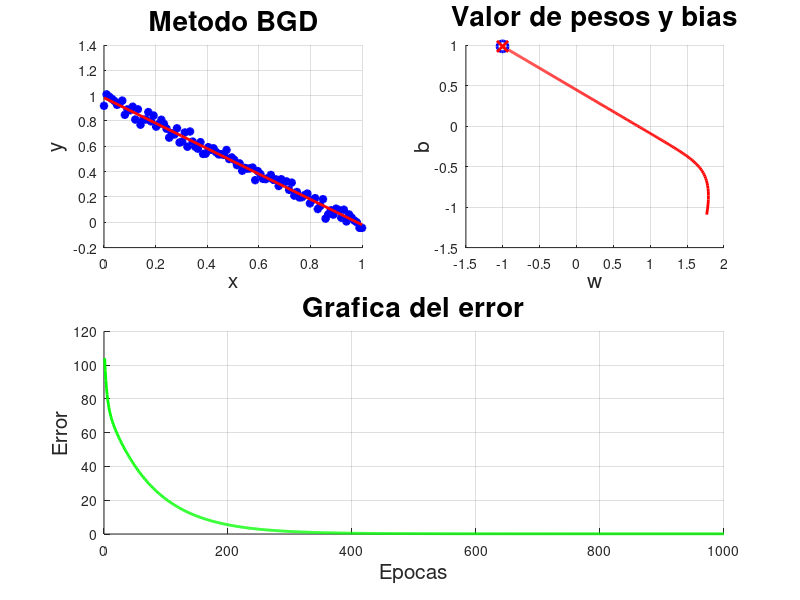

Recreate this plot in MATLAB.
% Ian Mu;oz Nu;ez - Adaline
% Desarrollar un código en el que un Adaline sea capaz de aproximar una
% función generada con datos aleatorios utilizando dos tipos de métodos,
% el SGD (Stochastic Gradient Descent) y BDG (Batch Gradient Descent)
% para comparar su funcionamiento
%%%%%%%%%%%%%
%%%% SGD %%%%
%%%%%%%%%%%%%
% Realiza un ajuste de pesos y bias con cada uno de los patrones de
% entrada, al hacer esto, se ajusta en pocas epocas, pero con muchos
% patrones de entrada se vuelve lento y tarda más tiempo en terminar
% el entrenamiento y alcanzar un ajuste óptimo.
%%%%%%%%%%%%%
%%%% BGD %%%%
%%%%%%%%%%%%%
% Este método realiza el ajuste de pesos y bias utilizando todos los
% patrones de entrada, debido a esto, el ajuste optimo tarda más
% epocas en ser alcanzado, pero al haber muchos patrones de entrada
% no afecta mucho al tiempo de entrenamiento ni a los recursos
% computacionales

close all
clear
clc

xl = -0.02; % Limite inferior para generar salidas deseadas aleatorias
xu = 0.02; % Limite superior para generar salidas deseadas aleatorias
n = 100; % Numero de patrones de entrada y salidas deseadas

x = linspace(0,1,n); % Patrones de entrada
d = (1-x) + (xl+(xu-xl)*randn(1,n)); % Salida deseada
eta = 1e-1; % Factor de aprendizaje
epocas = 1000; % Numero de iteraciones

p = size(x,2); % Numero de patrones de entrada
t = 0:0.1:1; % Salida deseada
w = -2+(2+2)*rand(); % Peso sinaptico aleatorio entre -2 y 2
b = -2+(2+2)*rand(); % Bias aleatorio entre -2 y 2

pw = []; % Arreglo para guardar el valor de los pesos sinapticos
pb = []; % Arreglo para guardar el valor del bias

for epoca= 1:epocas
    pw = [pw, w]; % Se guarda el valor del peso en el arreglo
    pb = [pb, b]; % Se guarda el valor del bias en el arreglo

    y = w'*x + b; % Interaccion de la entrada con los pesos y el bias

    e = d - y; % Error entre la salida deseada y la obtenida
    w = w + (eta/p)*e*x'; % Ajuste de pesos sinapticos
    b = b + (eta/p)*sum(e); % Ajuste del valor del bias

    %% Animacion
    % px = [0,-b/w];
    % py = [b,0];
    % m = (py(2)-py(1))/(px(2)-px(1));
    % f = m*(t-px(1)) + py(1);
    % cla
    % hold on
    % grid on
    % title(epoca, 'FontSize', 20)
    % xlabel('x', 'FontSize', 15)
    % ylabel('y', 'FontSize', 15)
    % plot(x, d, 'b*', 'LineWidth', 2)
    % plot(t, f, 'r-', 'LineWidth', 2)
    % drawnow

    J(epoca) = sum((d'-(x'*w+b)).^2); % Se guarda el error del Adaline
end

px = [0,-b/w]; % Posiciones en 'x' para los puntos que definen al hiperplano
py = [b,0]; % Posiciones en 'y' para los puntos que definen al hiperplano
m = (py(2)-py(1))/(px(2)-px(1)); % Pendiente del hiperplano
f = m*(t-px(1)) + py(1); % Funcion del hiperplano

figure(1)

subplot(2,2,1) % Grafica de los patrones de entrada, salida deseada y el hiperplano
hold on
grid on
title("Metodo BGD", 'FontSize', 20)
xlabel('x', 'FontSize', 15)
ylabel('y', 'FontSize', 15)
plot(x, d, 'b*', 'LineWidth', 2) % Patrones de entrada y salida deseada
plot(t, f, 'r-', 'LineWidth', 2) % Hiperplano separador

subplot(2,2,2) % Grafica de los valores de pesos sinapticos y bias
hold on
grid on
title("Valor de pesos y bias", 'FontSize', 20)
xlabel('w', 'FontSize', 15)
ylabel('b', 'FontSize', 15)
plot(pw, pb, 'r-', 'LineWidth', 2) % Posiciones de los valores de pesos sinapticos y bias
% Posicion final de los pesos sinapticos y bias
plot(pw(end), pb(end), 'bo', 'MarkerSize', 8, 'LineWidth', 2)
plot(pw(end), pb(end), 'rx', 'MarkerSize', 8, 'LineWidth', 2)

subplot(2,2,3:4) % Grafica del error del Adaline
hold on
grid on
title("Grafica del error", 'FontSize', 20)
xlabel('Epocas', 'FontSize', 15)
ylabel('Error', 'FontSize', 15)
plot(J, 'g-', 'LineWidth', 2) % Error del Adaline

